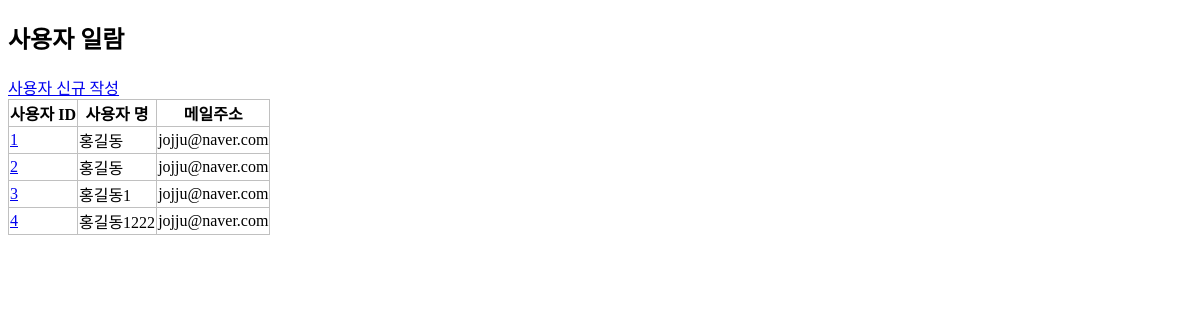
Page /crud/users on the earlier database version.
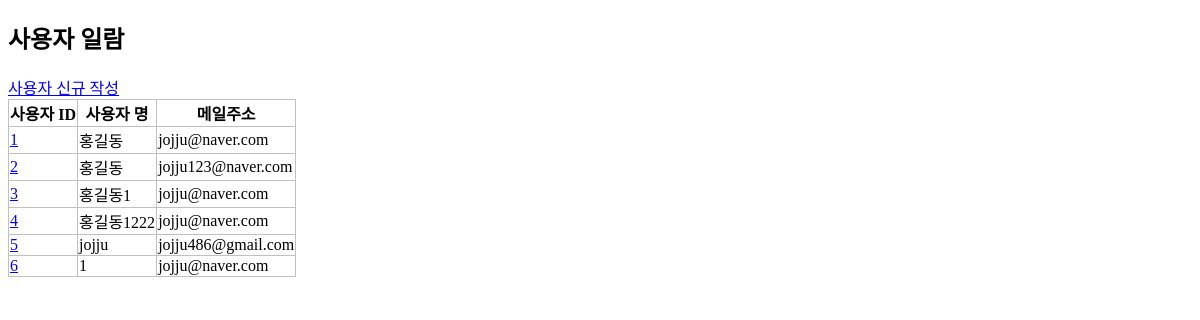
Same page on the later database version.
### apps/crud/models.py (models this page shows, shortened)
class User(db.Model):
    __tablename__="users"
    id = db.Column(db.Integer, primary_key=True)
    username = db.Column(db.String, index=True)
    email = db.Column(db.String, index=True)
    password_hash = db.Column(db.String)
    create_at = db.Column(db.DateTime, default=datetime.now)
    update_at = db.Column(db.DateTime, default=datetime.now, onupdate=datetime.now)
    @property
    def password(self):
        raise AttributeError('읽어 들일 수 없음')

### apps/crud/views.py (the view)
@crud.route('/users')
def users():
    users = User.query.all()
    return render_template('crud/index.html', users = users)

### apps/crud/templates/crud/index.html (shortened to what this page needs)
<!DOCTYPE html>
<html lang="ko">
    <head>
        <link rel="stylesheet" href="{{url_for('crud.static',filename='style.css')}}"/>
    </head>
    <body>
        <h2>사용자 일람</h2>
        <a href="{{ url_for('crud.create_user')}}">사용자 신규 작성</a>
        <table>
            <tr>
                <th>사용자 ID</th>
                <th>사용자 명</th>
                <th>메일주소</th>
            </tr>
            {% for i in users %}
                <tr>
                    <td><a href="{{url_for('crud.edit_user',user_id=i.id)}}">{{ i.id }}</a></td>
                    <td>{{ i.username }}</td>
                    <td>{{ i.email }}</td>
                </tr>
            {% endfor %}
        </table>
    </body>
</html>

### apps/crud/static/style.css (style rules this page uses)
table { border-collapse: collapse; }
table, th, td { border: 1px solid #c0c0c0; }

Differences in the rows shown:
changed User id 2: email "jojju@naver.com" → "jojju123@naver.com"
added User: id "5", username "jojju", email "jojju486@gmail.com"
added User: id "6", username "1", email "jojju@naver.com"
